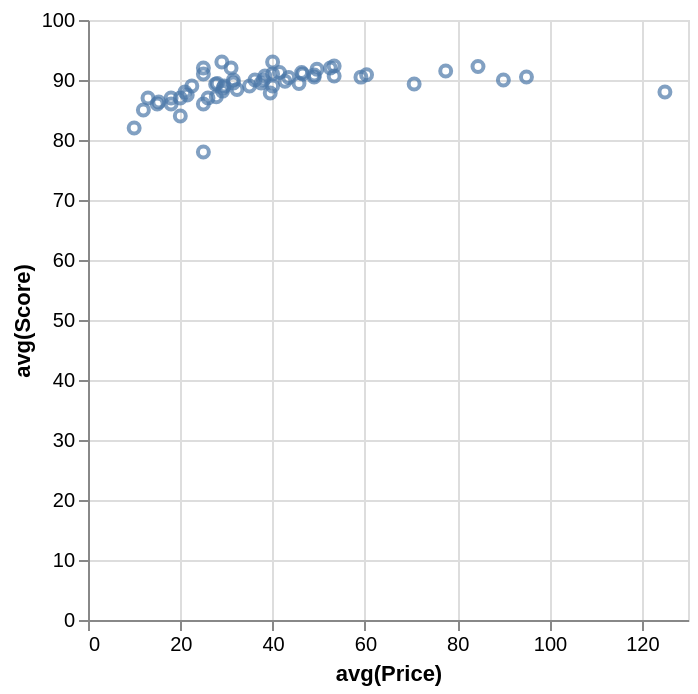

Vega-Lite specification for this chart:
### Vega-Lite specification from a JSON file in a GitHub repository (floating-point values rounded to 4 significant figures)
{"data": {"values": [{"x_data": 29.14, "y_data": 88.14}, {"x_data": 31.5, "y_data": 90}, {"x_data": 18, "y_data": 87}, {"x_data": 53.33, "y_data": 92.33}, {"x_data": 31, "y_data": 92}, {"x_data": 125, "y_data": 88}, {"x_data": 46.5, "y_data": 91}, {"x_data": 20, "y_data": 84}, {"x_data": 39.48, "y_data": 87.83}, {"x_data": 36.17, "y_data": 90}, {"x_data": 13, "y_data": 87}, {"x_data": 52.5, "y_data": 92}, {"x_data": 25, "y_data": 92}, {"x_data": 27.8, "y_data": 87.2}, {"x_data": 27.65, "y_data": 89.31}, {"x_data": 29.5, "y_data": 89}, {"x_data": 25, "y_data": 78}, {"x_data": 40, "y_data": 91}, {"x_data": 20, "y_data": 87}, {"x_data": 21, "y_data": 88}, {"x_data": 29, "y_data": 93}, {"x_data": 37.5, "y_data": 89.5}, {"x_data": 26, "y_data": 87}, {"x_data": 40, "y_data": 89}, {"x_data": 21.5, "y_data": 87.5}, {"x_data": 15.33, "y_data": 86.33}, {"x_data": 22.5, "y_data": 89}, {"x_data": 38.33, "y_data": 90.67}, {"x_data": 53.33, "y_data": 90.67}, {"x_data": 59.14, "y_data": 90.48}, {"x_data": 18, "y_data": 86}, {"x_data": 12, "y_data": 85}, {"x_data": 95, "y_data": 90.5}, {"x_data": 32.29, "y_data": 88.43}, {"x_data": 49, "y_data": 90.5}, {"x_data": 38, "y_data": 90}, {"x_data": 49.6, "y_data": 91.79}, {"x_data": 45.71, "y_data": 89.43}, {"x_data": 31.5, "y_data": 89.5}, {"x_data": 28, "y_data": 89.42}, {"x_data": 40, "y_data": 93}, {"x_data": 46.29, "y_data": 91.24}, {"x_data": 41.5, "y_data": 91.25}, {"x_data": 29.33, "y_data": 88.73}, {"x_data": 25, "y_data": 86}, {"x_data": 10, "y_data": 82}, {"x_data": 35, "y_data": 89}, {"x_data": 49.03, "y_data": 90.82}, {"x_data": 43.48, "y_data": 90.41}, {"x_data": 42.68, "y_data": 89.79}, {"x_data": 15, "y_data": 86}, {"x_data": 70.67, "y_data": 89.33}, {"x_data": 77.5, "y_data": 91.5}, {"x_data": 60.35, "y_data": 90.88}, {"x_data": 84.5, "y_data": 92.25}, {"x_data": 25, "y_data": 91}, {"x_data": 90, "y_data": 90}]}, "mark": "point", "encoding": {"x": {"field": "x_data", "type": "quantitative", "title": "avg(Price)"}, "y": {"field": "y_data", "type": "quantitative", "title": "avg(Score)"}}}
